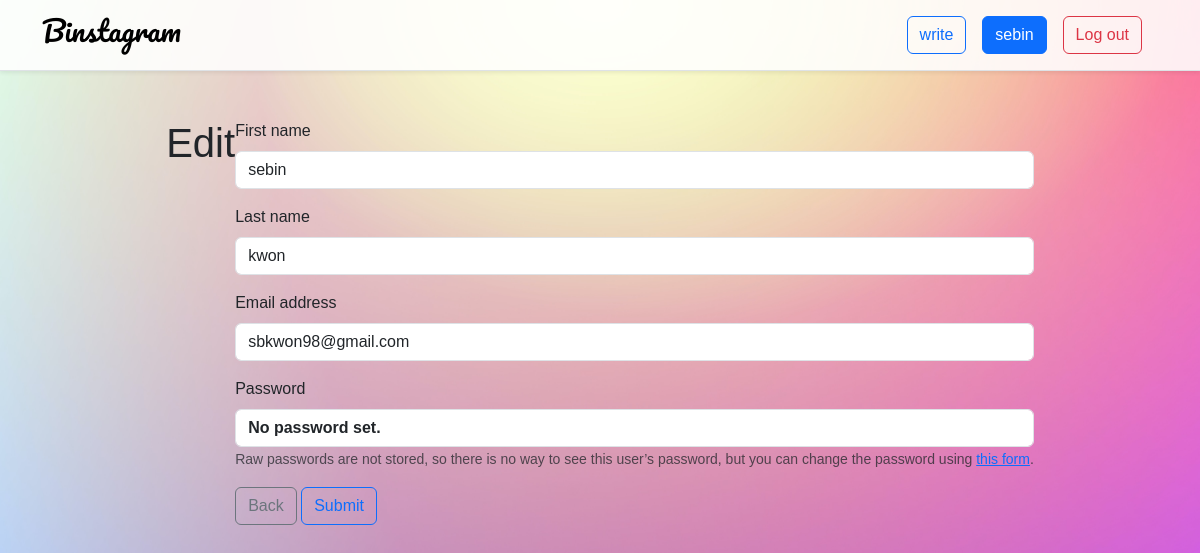
Screenshot of /accounts/1/update (signed in) with the database file from the repository.
### accounts/models.py (models this page shows)
class User(AbstractUser):
    pass

### accounts/views.py (the view)
# urls.py: path('accounts/<int:pk>/update', views.update, name='update'),
@login_required
def update(request, pk):
    if request.method == 'POST':
        form = CustomUserChangeForm(request.POST, instance=request.user)
        if form.is_valid():
            form.save()
            return redirect('accounts:detail', request.user.pk)
    else:
        form = CustomUserChangeForm(instance=request.user)
    context = {
        'form' : form
    }
    return render(request, 'accounts/update.html', context)

### accounts/forms.py
class CustomUserChangeForm(UserChangeForm):
    class Meta:
        model = get_user_model()
        fields = ('first_name', 'last_name', 'email')

### accounts/templates/accounts/update.html (shortened to what this page needs)
{% extends 'base.html' %}
{% load django_bootstrap5 %}
{% load static %}
{% block content %}
<h1>Edit</h1>
<form method="POST">
  {% bootstrap_form form %}
  <a class="btn btn-outline-secondary" href="{% url 'accounts:detail' user.pk %}">Back</a>
  <input class="btn btn-outline-primary" type="submit" value="Submit">
</form>
{% endblock %}

### templates/base.html (shortened to what this page needs)
{% load django_bootstrap5 %}
{% load static %}
<!DOCTYPE html>
<html lang="en">
<head>
  <link rel="stylesheet" href="{% static 'css/style.css' %}">
  {% bootstrap_css %}
</head>
<body class="body bg-light">
  <nav class="shadow-sm sticky-top navbar navbar-expand-lg border-bottom" style="background-color: rgba(255, 255, 255, 0.871);">
    <div class="container">
      <a class="navbar-brand" href="{% url 'articles:index' %}"><h1 class="logo">Binstagram</h1></a>
      <div class="collapse navbar-collapse justify-content-end" id="navbarNav">
        <ul class="navbar-nav">
          {% if user.is_authenticated %}
          <li class="nav-item">
            <a class="btn btn-outline-primary me-3 my-2" href="{% url 'articles:create' %}">write</a>
          </li>
          <li class="nav-item me-3 my-2">
            <a class="btn btn-primary" href="{% url 'accounts:detail' user.pk %}">{{ user }}</a>
          </li>
          <li class="nav-item me-3 my-2">
            <a class="btn btn-outline-danger" href="{% url 'accounts:logout' %}">Log out</a>
          </li>
          {% endif %}
        </ul>
      </div>
    </div>
  </nav>
  <div class="container d-flex justify-content-center mt-5">
  {% block content %}
  {% endblock %}
  </div>
</body>
</html>

### static/css/style.css (style rules this page uses)
.body { font-family: 'Montserrat', sans-serif; font-family: 'Noto Sans KR', sans-serif; min-height: 100vh; width: 100vw; background-image: url('../images/2.jpg'); background-repeat : no-repeat; background-size : cover; }
.logo { font-size: 28px; font-family: 'Pacifico', cursive; }

### rows the page displays
User: username "sebin", first_name "sebin", last_name "kwon", email "sbkwon98@gmail.com"
